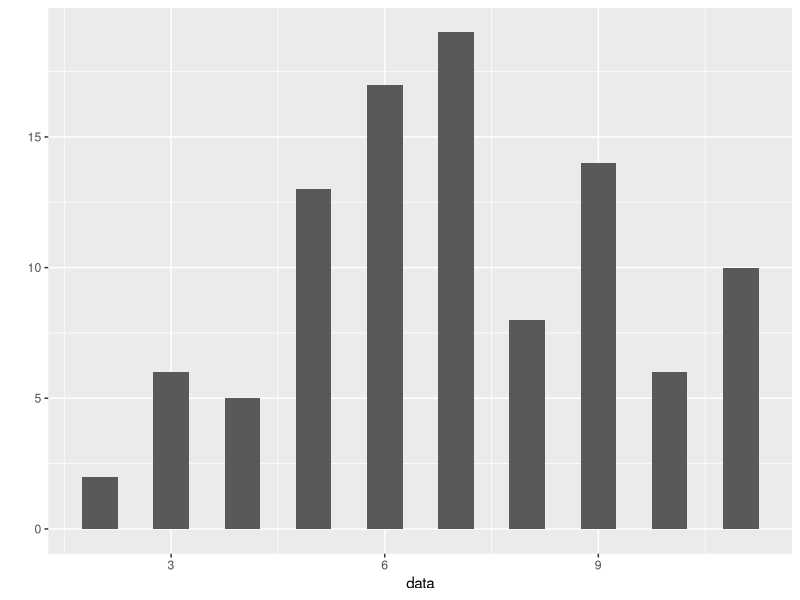
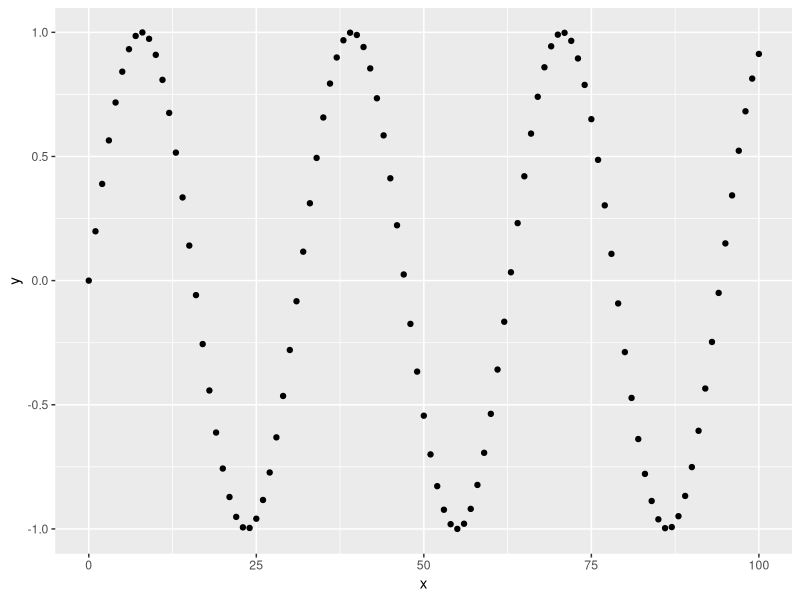
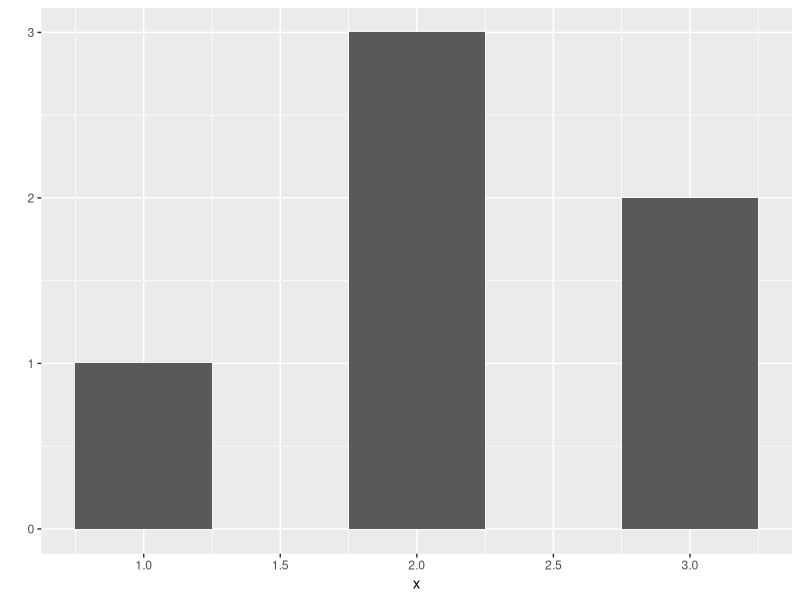
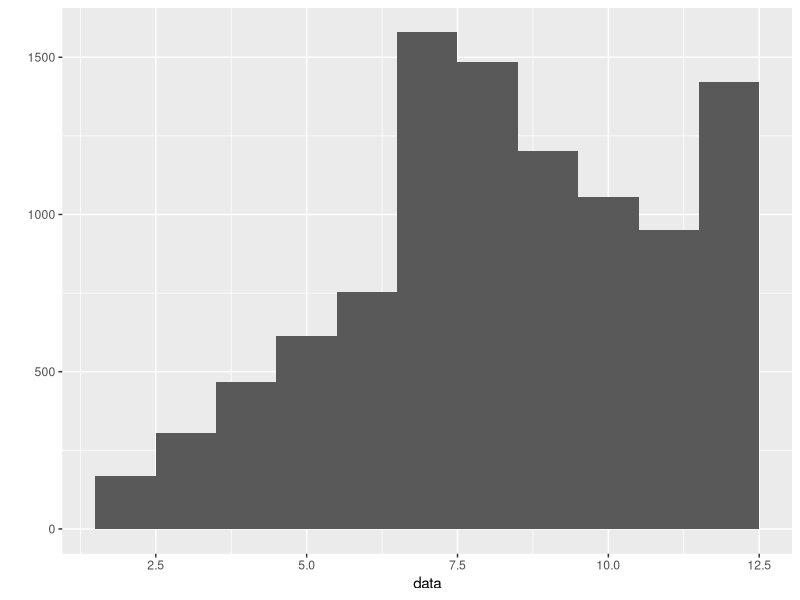

Write the R code that produced these figures, in order.
library("ggplot2")
#-------------------------

roll <- function() {
  die <- 1:6
  dice <- sample(die, size = 2, replace = TRUE)
  sum(dice)
}

data <- replicate(100,roll())
qplot(data, binwidth = 0.5)

percentage <- function(x,y) {
  round(x*100/y, digits = 2)
}
#---------------------------

x<- 0:100
y<-sin(x/5)
qplot(x,y)
#----------------------------

x <- c(1, 2, 2, 2, 3, 3)
qplot(x, binwidth = 0.5)
#------------------------------

roll <- function() {
  die <- c(1,2,3,4,5,6,6,6)
  dice <- sample(die, size = 2, replace = TRUE)
  sum(dice)
}
data <- replicate(10000,roll())
qplot(data, binwidth = 1)
#--------------------------------

deck <- data.frame(
  face = c("king", "queen", "jack", "ten", "nine", "eight", "seven", "six",
           "five", "four", "three", "two", "ace", "king", "queen", "jack", "ten",
           "nine", "eight", "seven", "six", "five", "four", "three", "two", "ace",
           "king", "queen", "jack", "ten", "nine", "eight", "seven", "six", "five",
           "four", "three", "two", "ace", "king", "queen", "jack", "ten", "nine",
           "eight", "seven", "six", "five", "four", "three", "two", "ace"),
  suit = c("spades", "spades", "spades", "spades", "spades", "spades",
           "spades", "spades", "spades", "spades", "spades", "spades", "spades",
           "clubs", "clubs", "clubs", "clubs", "clubs", "clubs", "clubs", "clubs",
           "clubs", "clubs", "clubs", "clubs", "clubs", "diamonds", "diamonds",
           "diamonds", "diamonds", "diamonds", "diamonds", "diamonds", "diamonds",
           "diamonds", "diamonds", "diamonds", "diamonds", "diamonds", "hearts",
           "hearts", "hearts", "hearts", "hearts", "hearts", "hearts", "hearts",
           "hearts", "hearts", "hearts", "hearts", "hearts"),
  value = c(13, 12, 11, 10, 9, 8, 7, 6, 5, 4, 3, 2, 1, 13, 12, 11, 10, 9, 8,
            7, 6, 5, 4, 3, 2, 1, 13, 12, 11, 10, 9, 8, 7, 6, 5, 4, 3, 2, 1, 13, 12, 11,
            10, 9, 8, 7, 6, 5, 4, 3, 2, 1)
)


#-------------------------------










